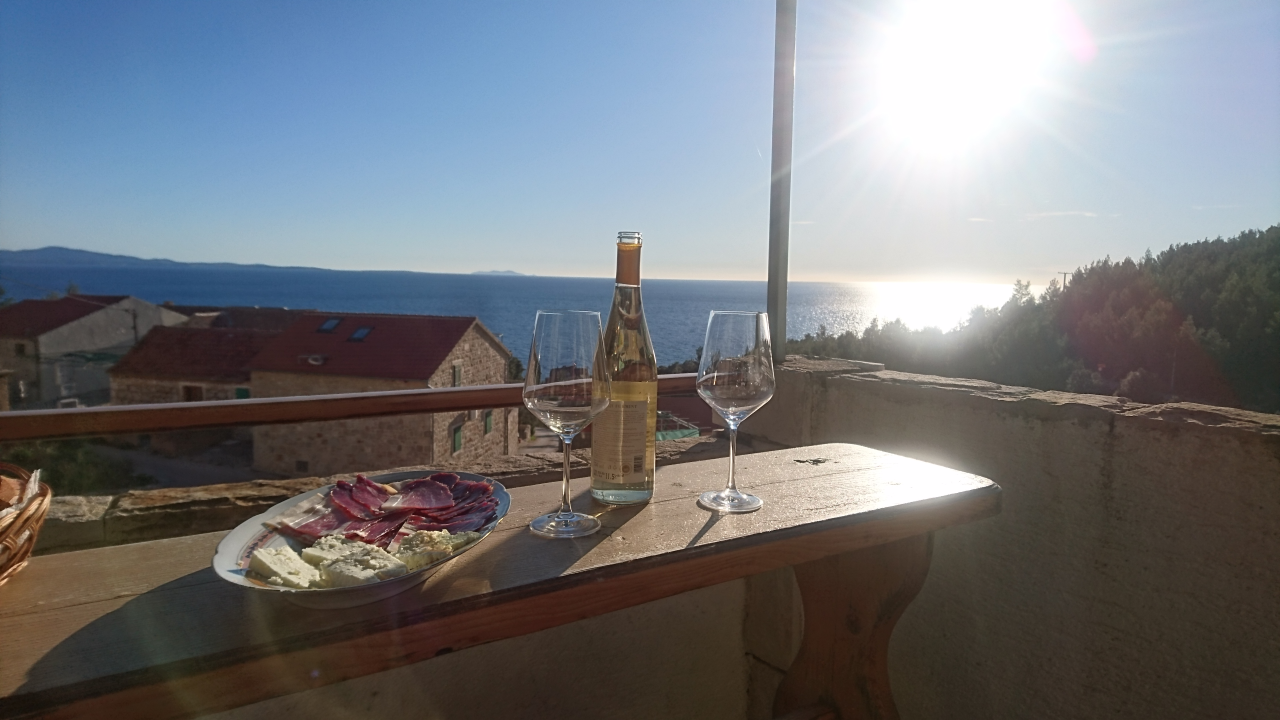
#> input picture slike/DSC_2326.JPG, 3840 x 2160 px, found by its file name (shown at 1/3 size)
$ python zaglavlja.py
#> lines starting #> are read from the running program, lines starting #| are printed output that depends on the picture
from PIL import Image
import piexif

# Otvorimo izvornu sliku
img = Image.open('DSC_2326.JPG')
#> img is the input picture: PIL image 3840x2160 RGB; mean R, G, B 113.9, 116.2, 120.4

# Izdvojimo ROI (Region of Interest)
roi=(1400,600,2000,1600)
part = img.crop(roi)
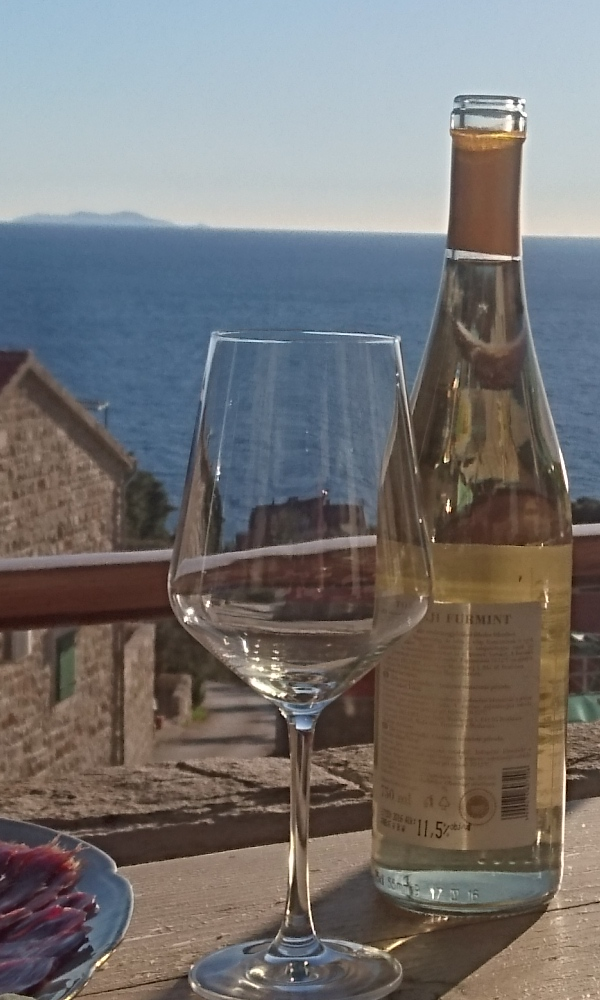
#> part: PIL image 600x1000 RGB; mean R, G, B 117.7, 115.2, 114.4

# Zaljepimo ROI na novu lokaciju (copy/paste manipulacija)
img.paste(part, (0, 700, 600, 1700))
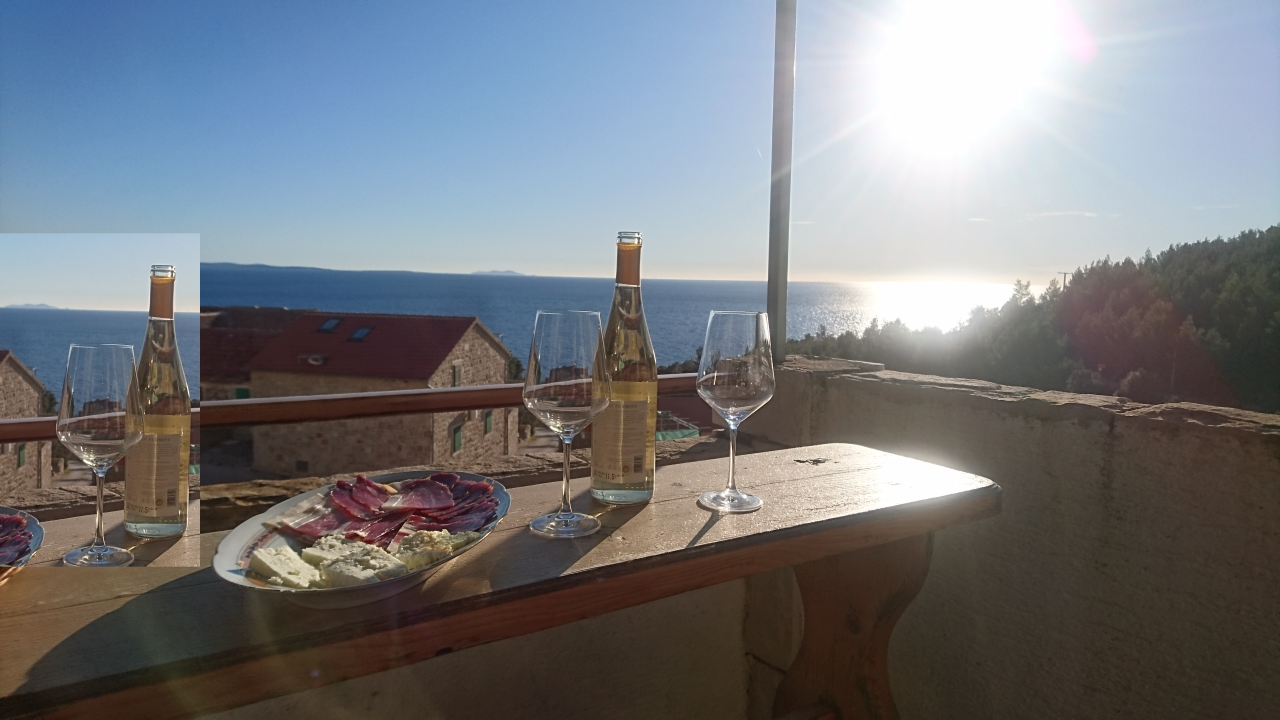
#> img: PIL image 3840x2160 RGB (shown at 1/3 size); mean R, G, B 117.4, 119.7, 124.1
img.save('manip.jpg', quality=100)

# Usporedimo EXIF zapise za izvornu i manipuliranu sliku
# U konzoli:
#
'''
exiftool manip.jpg > manip.out
exiftool DSC_2326.JPG > orig.out
diff manip.out orig.out | less   # Krivotvorina vidljiva iz aviona!
'''

# Izdvojimo THUMBNAIL iz JPEG datoteke
#> (the run stopped early here; a loop or call above may not have finished)

$ run again, with Prezentacije/slike/Point_de_vue_du_Gras-orig.jpg copied over slike/DSC_2326.JPG
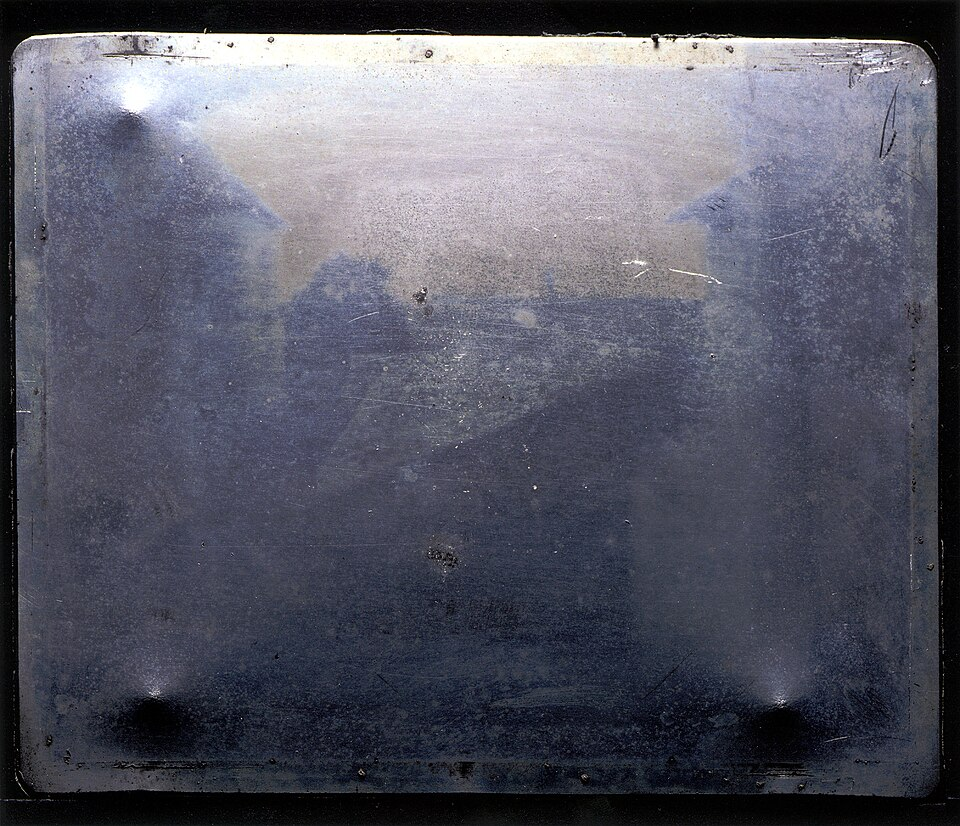
#> input picture Prezentacije/slike/Point_de_vue_du_Gras-orig.jpg, 960 x 826 px, found by its file name
#> img is the input picture: PIL image 960x826 RGB; mean R, G, B 87.5, 88.2, 101
#> part: PIL image 600x1000 RGB; every value is 0
#> `img.paste(part, (0, 700, 600, 1700))`:
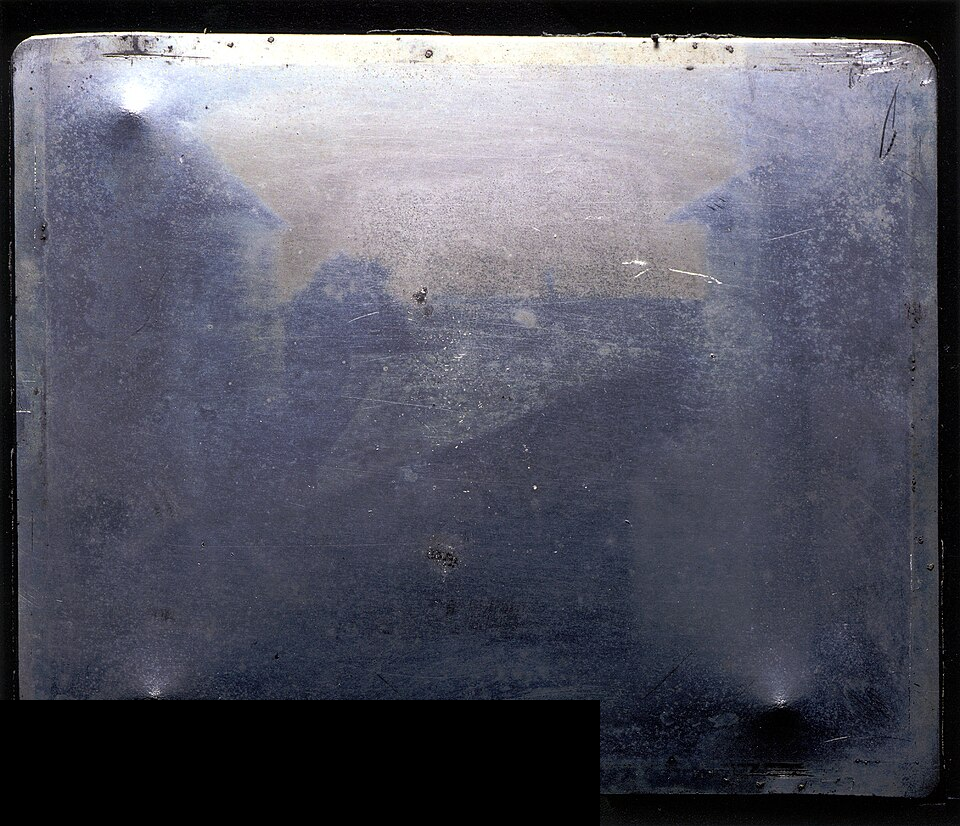
#> img: PIL image 960x826 RGB; mean R, G, B 85, 85.5, 97.5
